Frame 1 (no input): blank canvas, image omitted
Frame 60 (no input): blank canvas, image omitted
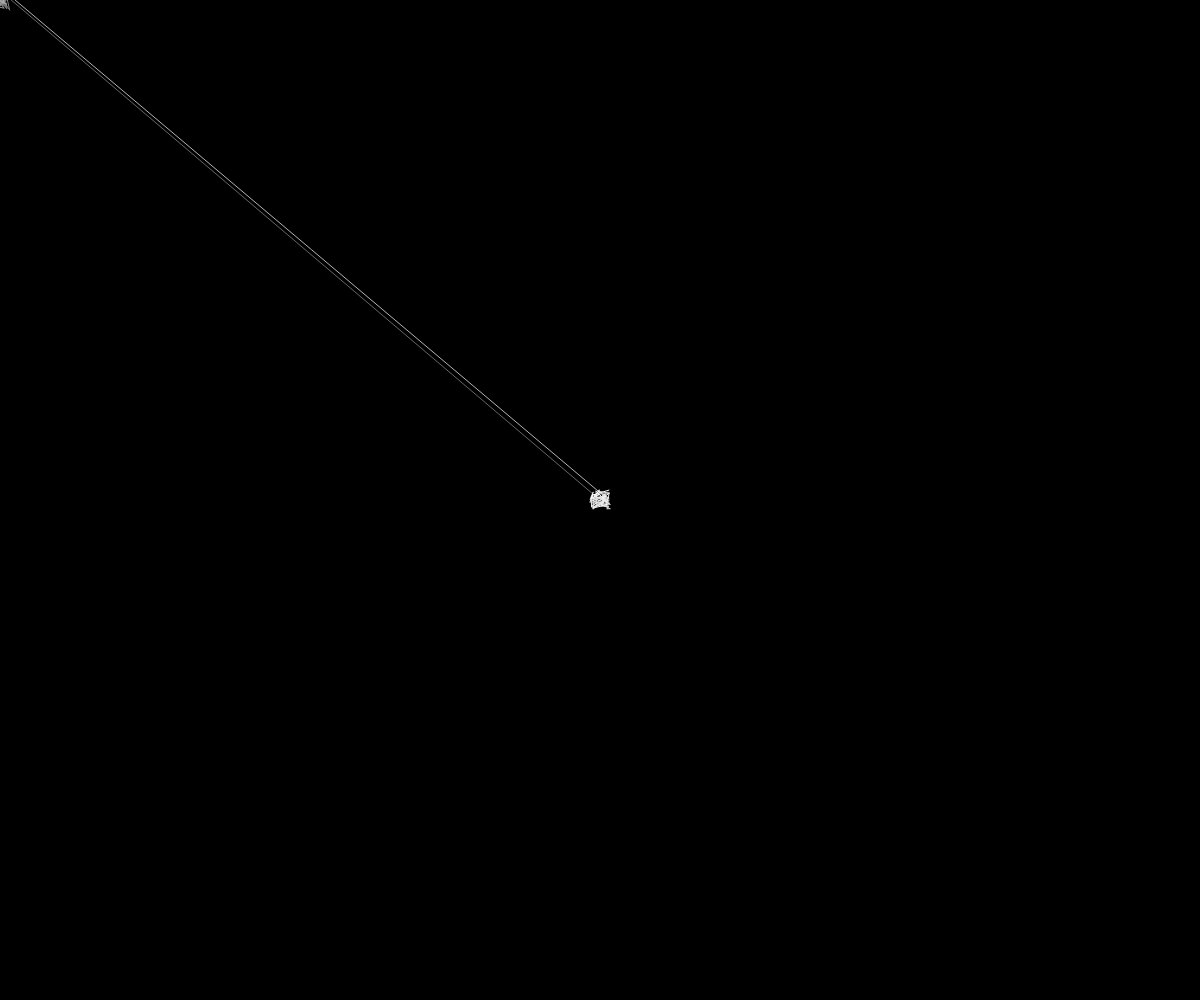
Frame 120 (the mouse pressed at the canvas centre since frame 60)

The p5.js sketch whose frames 1 and 60 were blank and that drew this single picture after the mouse press (run headless with seeded random() and noise() and a simulated clock; from frame 60 on, the mouse is pressed at the canvas centre):

// p5.js sketch
// ── sketch.js

var num = 200;
var range = 10;

var p = false;

var x = [];
var y = [];


function setup() {
  createCanvas(windowWidth, windowHeight);
  for ( var i = 0; i < num; i++ ) {
    x[i] = width/2;
    y[i] = height/2;
  }
  frameRate(30);
}

function draw() {
  background(0);

  for ( var i = 1; i < num; i++ ) {
    x[i - 1] = x[i];
    y[i - 1] = y[i];
  }

  x[num - 1] = mouseX + random(-range, range);
  y[num - 1] = mouseY + random(-range, range);

  for ( var j = 1; j < num; j++ ) {
    var val
    if (p == true){
      val = j / num * 255;
    } else{
      val = 0;
    }
    stroke(val);
    line(x[j - 1], y[j - 1], x[j], y[j]);
  }
}

function mousePressed(){
  p = true
}

function mouseReleased(){
  p = false;
}
